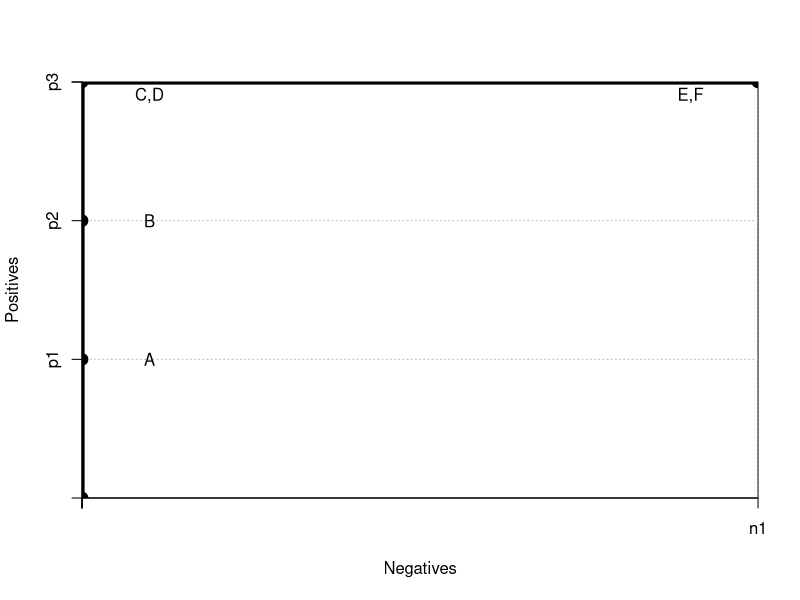

Reproduce this figure in R.
## ---- chunk 1

x <- c(0,0,0,0,100)
y <- c(0,100,200,300,300)

h <- 300
w <- 100

grid.step <- 100

plot( c(0,w), c(0,h),  
     xaxs = "i",yaxs = "i",
     xaxt = 'n', yaxt = 'n',
     type = "n",
     xlab = "Negatives", ylab = "Positives")
     
axis(2,y,labels=c('','p1','p2','p3',''))
axis(1,x,labels=c('','','','','n1'))

gx <- grid.step
while (gx <= w) {
  abline(v = gx, col="gray", lty="dotted")
  gx <- gx + grid.step
}
gy <- grid.step
while (gy <= h) {
  abline(h = gy, col="gray", lty="dotted")
  gy <- gy + grid.step
}

text( x[2]+10, y[2], "A")
text( x[3]+10, y[3], "B")
text( x[4]+10, y[4]-10, "C,D")
text( x[5]-10, y[5]-10, "E,F")

lines( x, y, lwd=5, type='o')
